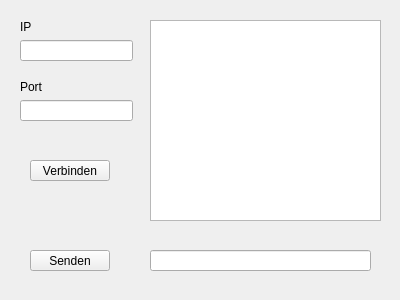
<?xml version="1.0" encoding="UTF-8"?>
<ui version="4.0">
 <class>Client</class>
 <widget class="QWidget" name="Client">
  <property name="geometry">
   <rect>
    <x>0</x>
    <y>0</y>
    <width>400</width>
    <height>300</height>
   </rect>
  </property>
  <property name="windowTitle">
   <string>Form</string>
  </property>
  <widget class="QLineEdit" name="edtIP">
   <property name="geometry">
    <rect>
     <x>20</x>
     <y>40</y>
     <width>113</width>
     <height>21</height>
    </rect>
   </property>
  </widget>
  <widget class="QLabel" name="label">
   <property name="geometry">
    <rect>
     <x>20</x>
     <y>20</y>
     <width>47</width>
     <height>13</height>
    </rect>
   </property>
   <property name="text">
    <string>IP</string>
   </property>
  </widget>
  <widget class="QLineEdit" name="edtPort">
   <property name="geometry">
    <rect>
     <x>20</x>
     <y>100</y>
     <width>113</width>
     <height>21</height>
    </rect>
   </property>
   <property name="text">
    <string/>
   </property>
  </widget>
  <widget class="QLabel" name="label_2">
   <property name="geometry">
    <rect>
     <x>20</x>
     <y>80</y>
     <width>47</width>
     <height>13</height>
    </rect>
   </property>
   <property name="text">
    <string>Port</string>
   </property>
  </widget>
  <widget class="QPushButton" name="btnVerbinden">
   <property name="geometry">
    <rect>
     <x>30</x>
     <y>160</y>
     <width>80</width>
     <height>21</height>
    </rect>
   </property>
   <property name="text">
    <string>Verbinden</string>
   </property>
  </widget>
  <widget class="QListWidget" name="lwOutput">
   <property name="geometry">
    <rect>
     <x>150</x>
     <y>20</y>
     <width>231</width>
     <height>201</height>
    </rect>
   </property>
  </widget>
  <widget class="QLineEdit" name="edtSenden">
   <property name="geometry">
    <rect>
     <x>150</x>
     <y>250</y>
     <width>221</width>
     <height>21</height>
    </rect>
   </property>
   <property name="text">
    <string/>
   </property>
  </widget>
  <widget class="QPushButton" name="btnSenden">
   <property name="geometry">
    <rect>
     <x>30</x>
     <y>250</y>
     <width>80</width>
     <height>21</height>
    </rect>
   </property>
   <property name="text">
    <string>Senden</string>
   </property>
  </widget>
 </widget>
 <resources/>
 <connections/>
</ui>
